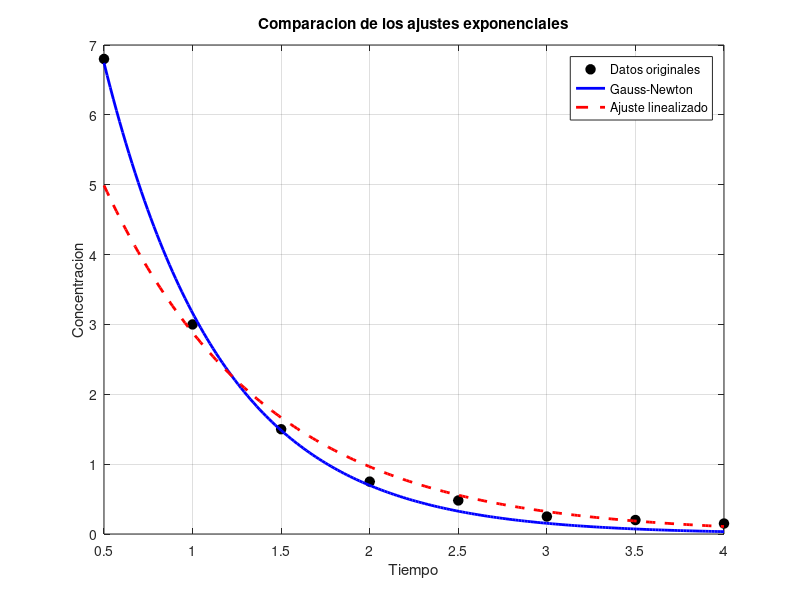
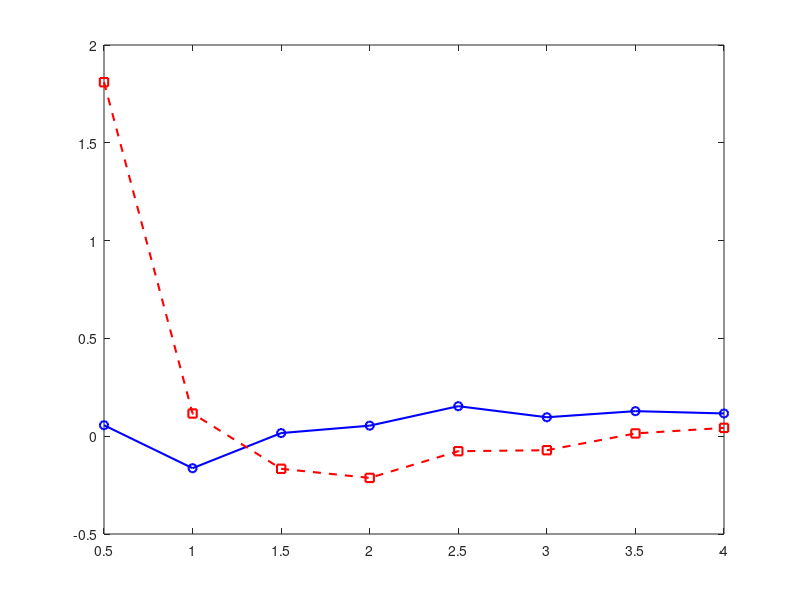

Recreate these plots in MATLAB, in order. (Note: this script raises an error after producing the figures.)
% === EJERCICIO 10: Concentración de Sustancia ===
clear; clc;

% Datos del problema (8 puntos)
t = [0.5; 1.0; 1.5; 2.0; 2.5; 3.0; 3.5; 4.0];
y = [6.80; 3.00; 1.50; 0.75; 0.48; 0.25; 0.20; 0.15];

% =========================================================================
% PARTE B: Ajuste Lineal por Ecuaciones Normales (Logaritmizado)
% =========================================================================
z = log(y);

% Matriz de diseño (8x2)
A_lin = [ones(length(t), 1), t];

% Sistema de Ecuaciones Normales: (A'*A)*u = A'*z
ATA = A_lin' * A_lin;
ATz = A_lin' * z;

% Resolución directa (1 solo paso)
u = ATA \ ATz;

C_lin = u(1);
x2_b = u(2);
x1_b = exp(C_lin);

fprintf('=== PARTE B: Ajuste Lineal (Ecuaciones Normales) ===\n');
fprintf('x1 (linealizado) = %.4f\n', x1_b);
fprintf('x2 (linealizado) = %.4f\n\n', x2_b);


% =========================================================================
% PARTE A: Ajuste No Lineal usando el Método de Gauss-Newton
% =========================================================================
f = @(x1, x2, t) x1 * exp(x2 * t);
J = @(x1, x2, t) [exp(x2 * t), x1 * t .* exp(x2 * t)];

% Semilla inicial tomada de la Parte B
p = [x1_b; x2_b]; 

tol = 1e-6;
max_iter = 50;
iter = 0;

while iter < max_iter
    b_res = y - f(p(1), p(2), t);
    A = J(p(1), p(2), t);
    
    d = (A' * A) \ (A' * b_res);
    
    p = p + d;
    iter = iter + 1;
    
    if norm(d) < tol
        break;
    endif
endwhile

x1_a = p(1);
x2_a = p(2);

fprintf('=== PARTE A: Ajuste No Lineal (Gauss-Newton) ===\n');
fprintf('x1 (Gauss-Newton) = %.4f\n', x1_a);
fprintf('x2 (Gauss-Newton) = %.4f\n', x2_a);
fprintf('Número de iteraciones = %d\n', iter);

% =========================================================================
% COMPARACION GRAFICA DE LOS DOS METODOS
% =========================================================================

% Evaluamos las funciones en un intervalo continuo
tt = linspace(min(t), max(t), 200)';

% Curva obtenida por Gauss-Newton
y_a = x1_a * exp(x2_a * tt);

% Curva obtenida por ajuste linealizado
y_b = x1_b * exp(x2_b * tt);

figure(1);
plot(t, y, 'ko', 'markersize', 7, 'markerfacecolor', 'k');
hold on;
plot(tt, y_a, 'b-', 'linewidth', 2);
plot(tt, y_b, 'r--', 'linewidth', 2);

xlabel('Tiempo');
ylabel('Concentracion');
title('Comparacion de los ajustes exponenciales');

legend('Datos originales', 'Gauss-Newton', ...
       'Ajuste linealizado', 'location', 'northeast');

grid on;
hold off;


% =========================================================================
% COMPARACION DE RESIDUOS
% =========================================================================

% Predicciones en los puntos originales
pred_a = x1_a * exp(x2_a * t);
pred_b = x1_b * exp(x2_b * t);

% Residuos en escala original
res_a = y - pred_a;
res_b = y - pred_b;

% Sumas de cuadrados
S_a = sum(res_a.^2);
S_b = sum(res_b.^2);

fprintf('\n=== COMPARACION DE RESIDUOS ===\n');
fprintf('Suma de cuadrados Gauss-Newton: %.6f\n', S_a);
fprintf('Suma de cuadrados Linealizado: %.6f\n', S_b);

% Grafico de residuos
figure(2);
plot(t, res_a, 'bo-', 'linewidth', 1.5);
hold on;
plot(t, res_b, 'rs--', 'linewidth', 1.5);
yline(0, 'k-');

xlabel('Tiempo');
ylabel('Residuo');
title('Comparacion de residuos');
legend('Gauss-Newton', 'Linealizado');
grid on;
hold off;

% Se observa que Gauss-Newton proporciona un menor error cuadrático en la escala original. Este comportamiento es esperable, ya que ambos métodos 
% minimizan funciones objetivo diferentes. Gauss-Newton minimiza la suma de los cuadrados de las diferencias entre los valores observados y los valores
% estimados de la concentración. En cambio, el método linealizado minimiza la suma de los cuadrados de las diferencias entre sus logaritmos.
% Aunque la transformación logarítmica conserva la equivalencia algebraica del modelo exponencial, no conserva el criterio de mínimos cuadrados.
% Por lo tanto, los parámetros y los residuos obtenidos mediante ambos procedimientos no tienen por qué coincidir.
